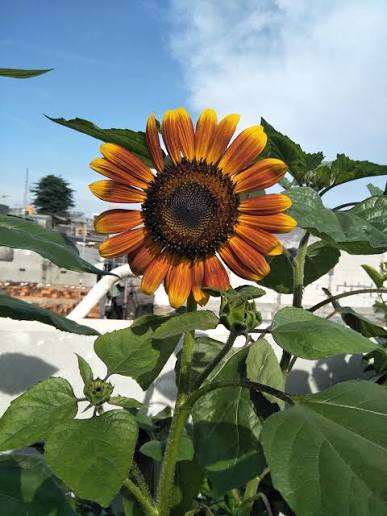
#> input picture Images/flower.jpg, 387 x 516 px, given in place of the camera
$ python lesson56.py
#> lines starting #> are read from the running program, lines starting #| are printed output that depends on the picture; after the words box and inside, x2 and y2 are one past the last pixel; in counts of white or black regions, pixels touching at a corner belong together
import cv2
import numpy as np
camera = cv2.VideoCapture(0)
frame_count = 0
#camera.set(cv2.CAP_PROP_FRAME_WIDTH, 1920)
#camera.set(cv2.CAP_PROP_FRAME_HEIGHT, 1080)
while True:
    success, frame = camera.read()
#> frame is the input picture: shape (516, 387, 3); mean B, G, R 114.8, 128.4, 118.4
    hsv = cv2.cvtColor(frame, cv2.COLOR_BGR2HSV)
#> hsv: shape (516, 387, 3); mean H, S, V 58.8, 102.7, 146.4
    low_red1 = np.array([0,120,70])
    high_red1 = np.array([10,255,255])
    low_red2 = np.array([170, 120, 70])
    high_red2 = np.array([179, 255, 255])
    mask1 = cv2.inRange(hsv, low_red1, high_red1)
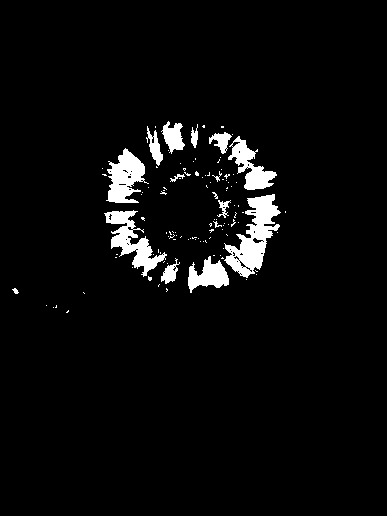
#> mask1: shape (516, 387); 4.3% white; 113 white regions (98 under 20 px), largest, box (x1, y1, x2, y2) and area: (224, 194, 281, 278) 2095, (104, 210, 167, 277) 1439, (106, 148, 149, 203) 1311
    mask2 = cv2.inRange(hsv, low_red2, high_red2)
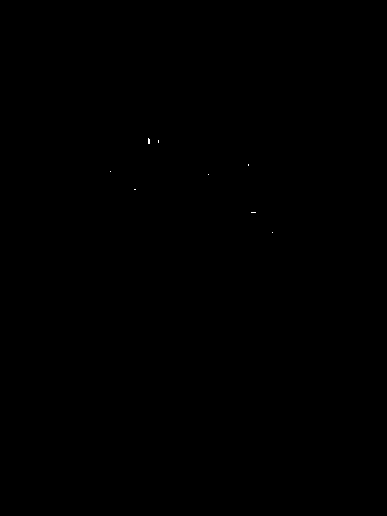
#> mask2: shape (516, 387); 0.01% white in thin lines or dots, all inside (x1, y1, x2, y2) = (110, 138, 273, 233)
    mask = cv2.bitwise_or(mask1, mask2)
#> mask: shape (516, 387); 4.3% white; 113 white regions (98 under 20 px), largest, box (x1, y1, x2, y2) and area: (224, 194, 281, 278) 2101, (104, 210, 167, 277) 1439, (106, 148, 149, 203) 1314
    kernel = np.ones((3,3), np.uint8)
    result = cv2.morphologyEx(mask, cv2.MORPH_OPEN, kernel)
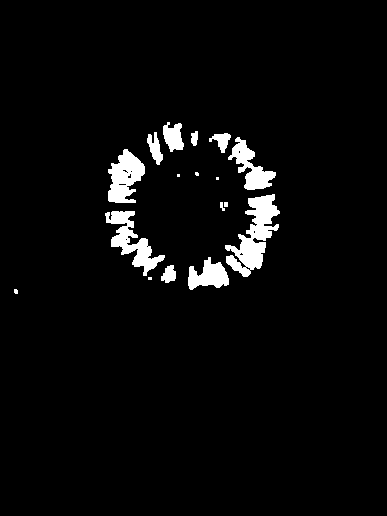
#> result: shape (516, 387); 3.9% white; 17 white regions (5 under 20 px), largest, box (x1, y1, x2, y2) and area: (225, 194, 280, 277) 2019, (105, 211, 165, 276) 1348, (108, 149, 145, 203) 1251
    frame_count+=1
    if frame_count == 100:
        background = frame.copy()
        print (background.shape)
    if not success:
        break
    inverse_mask = cv2.bitwise_not(result)
    #cv2.imshow("Invisible cloak", frame)
    #cv2.imshow("Masked frame", result)
    if frame_count>100:
        cloak = cv2.bitwise_and(background,background,mask = result)
        current = cv2.bitwise_and(frame,frame, mask = inverse_mask)
        cloak_region = cv2.add(cloak,current)
        cv2.imshow("Final Cloak",cloak_region)
    if cv2.waitKey(1) & 0xFF == ord('q'):
#> (key q is pressed here)
        break
camera.release()
cv2.destroyAllWindows()

$ run again, on Images/mahirat.jpg
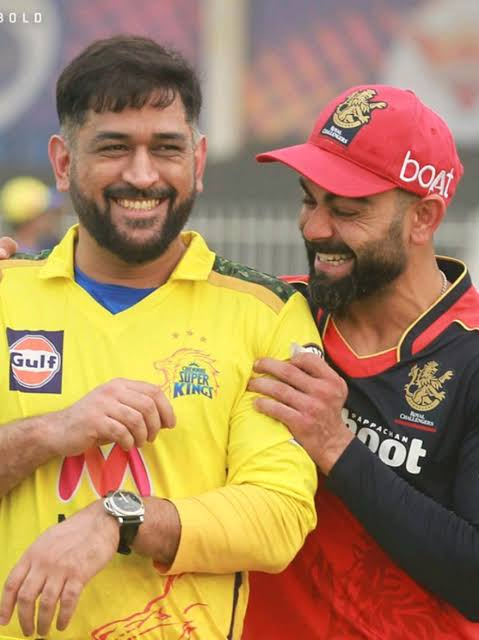
#> input picture Images/mahirat.jpg, 479 x 640 px, given in place of the camera
#> frame is the input picture: shape (640, 479, 3); mean B, G, R 92.6, 133.1, 169.9
#> hsv: shape (640, 479, 3); mean H, S, V 40.8, 109.6, 171.2
#> `mask1 = cv2.inRange(hsv, low_red1, high_red1)`:
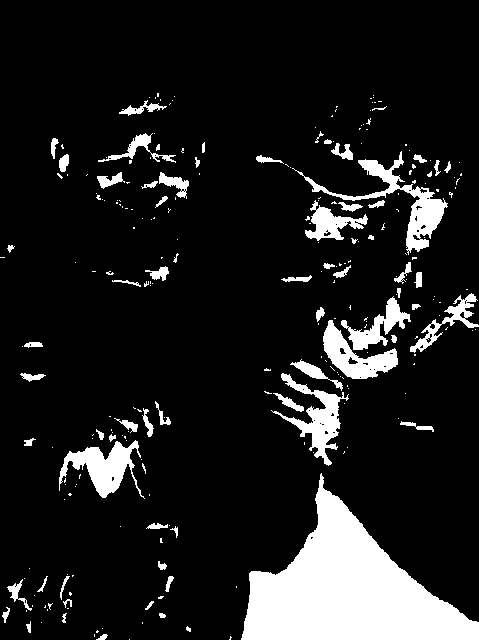
#> mask1: shape (640, 479); 12% white; 256 white regions (186 under 20 px), largest, box (x1, y1, x2, y2) and area: (241, 473, 479, 640) 18671, (292, 151, 448, 255) 2638, (59, 440, 145, 499) 2147
#> mask2: shape (640, 479); 3.8% white; 46 white regions (26 under 20 px), largest, box (x1, y1, x2, y2) and area: (262, 87, 463, 203) 9350, (130, 448, 150, 496) 472, (60, 461, 82, 500) 452
#> mask: shape (640, 479); 15.8% white; 212 white regions (147 under 20 px), largest, box (x1, y1, x2, y2) and area: (241, 473, 479, 640) 18674, (256, 87, 463, 255) 12835, (59, 440, 150, 500) 3125
#> `result = cv2.morphologyEx(mask, cv2.MORPH_OPEN, kernel)`:
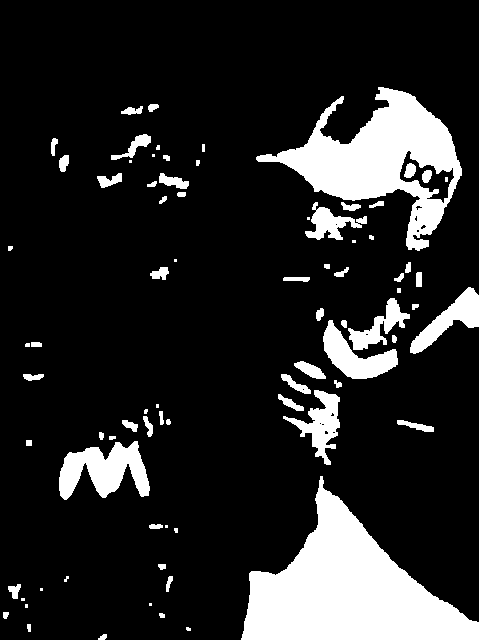
#> result: shape (640, 479); 15.2% white; 79 white regions (18 under 20 px), largest, box (x1, y1, x2, y2) and area: (241, 476, 479, 640) 18666, (256, 87, 462, 251) 12689, (59, 441, 150, 500) 3111

$ run again, on Images/person.jpg
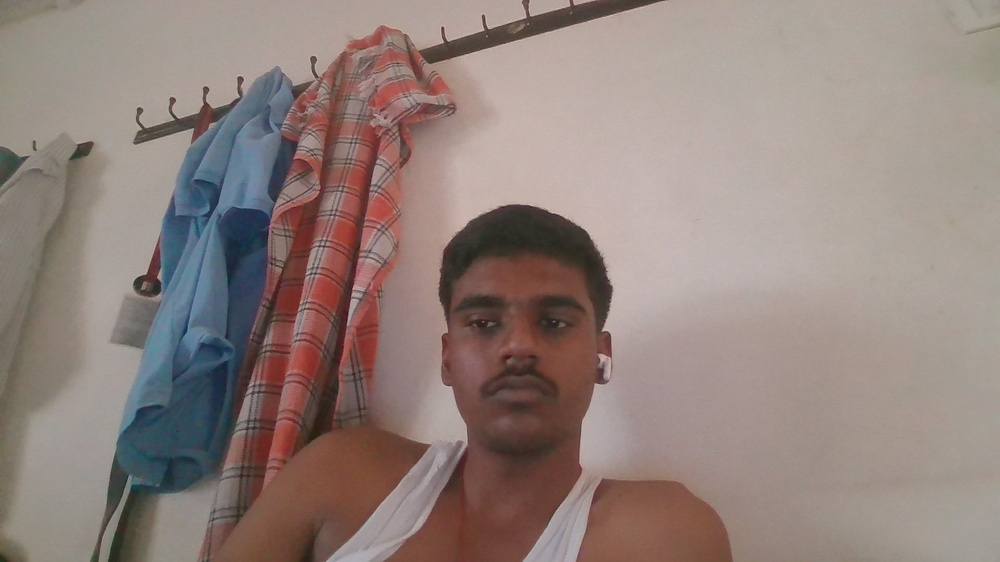
#> input picture Images/person.jpg, 1000 x 562 px, shrunk from 1920 x 1080 before the run, given in place of the camera
#> frame is the input picture: shape (562, 1000, 3); mean B, G, R 124.4, 130, 146
#> hsv: shape (562, 1000, 3); mean H, S, V 21.4, 52.5, 148.7
#> `mask1 = cv2.inRange(hsv, low_red1, high_red1)`:
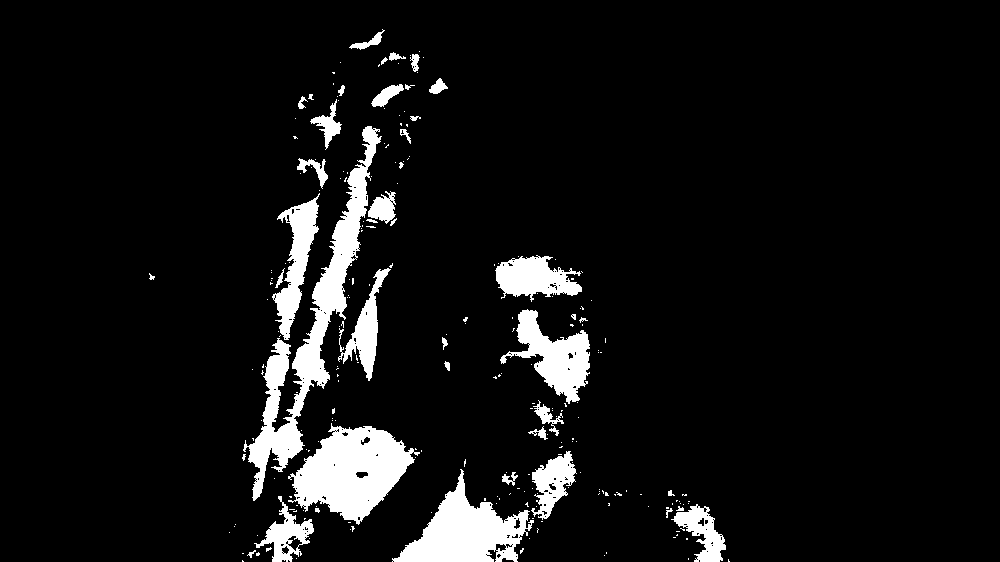
#> mask1: shape (562, 1000); 7.3% white; 240 white regions (199 under 20 px), largest, box (x1, y1, x2, y2) and area: (243, 126, 382, 501) 9078, (288, 423, 420, 525) 7423, (392, 469, 534, 562) 5788
#> mask2: shape (562, 1000); 0.14% white in thin lines or dots, all inside (x1, y1, x2, y2) = (149, 60, 609, 471)
#> mask: shape (562, 1000); 7.5% white; 233 white regions (194 under 20 px), largest, box (x1, y1, x2, y2) and area: (243, 126, 391, 501) 11349, (288, 423, 420, 525) 7423, (392, 453, 534, 562) 5855
#> `result = cv2.morphologyEx(mask, cv2.MORPH_OPEN, kernel)`:
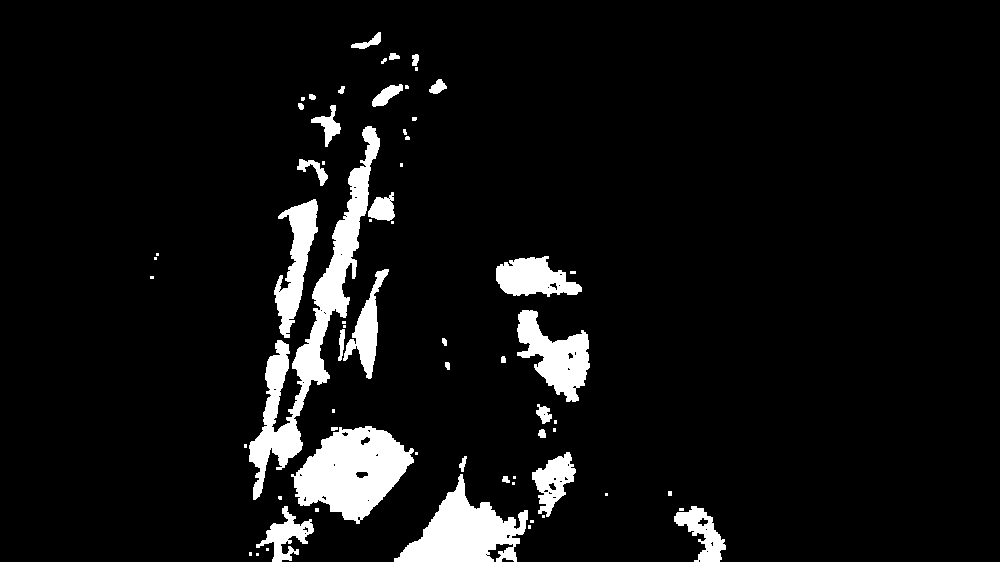
#> result: shape (562, 1000); 7% white; 65 white regions (33 under 20 px), largest, box (x1, y1, x2, y2) and area: (249, 126, 380, 500) 8998, (291, 426, 414, 524) 7236, (394, 474, 528, 562) 5605
